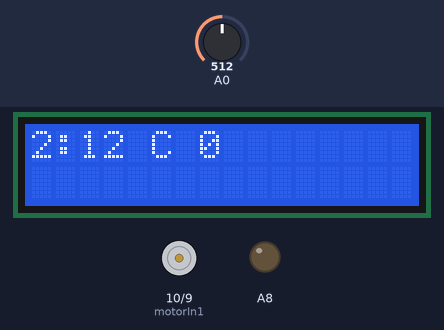
A sketch run on a simulated Arduino Mega 2560, built with avr-gcc and run on an emulated ATmega2560. On the bench: 16×2 character LCD, motor-driver pin pairs drawn as motors (green arrow = first pin HIGH = forward, orange = second pin HIGH = backward, longer = more drive, scaled by the enable pin), output pins drawn as LEDs (lit = HIGH). The test bench sets the inputs (shaded band); at power-on: A0 = 512. The local clock reads 2024-03-15 10:24:30 at power-on unless the sketch sets it; what the sketch prints to the serial monitor is not drawn.

Above: at 0.4 s.
At 60.4 s:
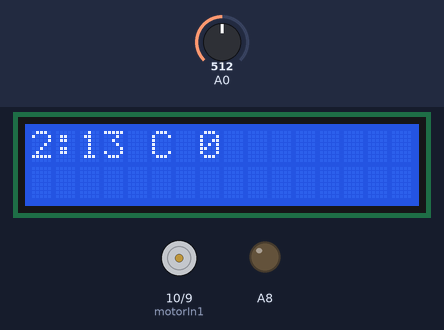
At 120.1 s:
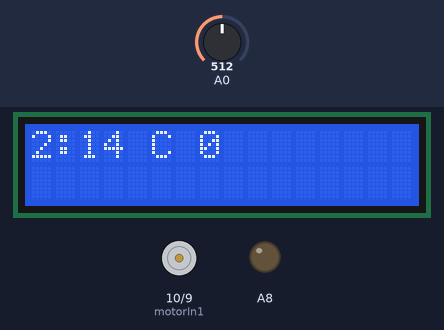

Measured:
- what the display in image 0 shows lasts 60.0 s, from 0.3 s to 60.3 s
- what the display in image 1 shows lasts 59.8 s, from 60.3 s to 120.1 s

The sketch:

Project_3.ino
```cpp
#include "arduinoFFT.h"
#include "uRTCLib.h"
#include <LiquidCrystal.h>

#define NUM_SAMPLES 128                // Number of points for FFT. Must be a power of 2. Max 128 for Arduino Uno.
#define SAMPLING_FREQ 2100             // Sampling frequency, based on Nyquist theorem (must be at least 2 times the highest expected frequency).

// uRTCLib rtc;
uRTCLib rtc(0x68);

arduinoFFT fft = arduinoFFT();         // Create an instance of the arduinoFFT library.

unsigned int samplingPeriod;
unsigned long currentTime;

double realValues[NUM_SAMPLES];       // Array to hold real values of the signal.
double imagValues[NUM_SAMPLES];       // Array to hold imaginary values of the signal.

int motorIn1 = 10;
int motorIn2 = 9;
int motorSpeed = 8;

String rotation = "C";
String speedStr = "0";
int speed;
int timeHour;
int timeMinute;
char str[16];
int domFrequency;

//Initialize LCD pins: LCD RS pin to digital pin 12, LCD Enable pin to digital pin 11, LCD D4 pin to digital pin 5
//LCD D5 pin to digital pin 4, LCD D6 pin to digital pin 3, and LCD D7 pin to digital pin 2
LiquidCrystal lcd(12, 11, 5, 4, 3, 2);

String temp;

// Interrupt code inspired by: https://deepbluembedded.com/arduino-timer-interrupts/
void interruptSetup(){

  TCCR1A = 0;           // Init Timer1
  TCCR1B = 0;           // Init Timer1
  TCCR1B |= B00000011;  // Prescalar = 64

  // Value of 250000 creates an interrupt every second given the prescalar of 64 and the frequency
  OCR1A = 250000;        // Timer CompareA Register

  TIMSK1 |= B00000010;  // Enable Timer COMPA Interrupt

}

void setup() {

  // Setup pins
  pinMode(motorIn1, OUTPUT);
  pinMode(motorIn2, OUTPUT);
  pinMode(A8, OUTPUT);

  // Setup motor
  digitalWrite(motorIn1, LOW);
  digitalWrite(motorIn2, LOW);
  analogWrite(motorSpeed, 0);

  // set up the LCD's number of columns and rows:
  lcd.begin(16, 2);

  // Setup serial connection
  Serial.begin(9600);

  // Setup wire
  URTCLIB_WIRE.begin();

  //rtc.set(second, minute, hour, dayOfWeek, dayOfMonth, month, year)
  rtc.set(0, 12, 2, 5, 7, 12, 23);
  //rtc.enableBattery();

  // Setup an interrupt for every second
  interruptSetup();

  samplingPeriod = round(1000000.0 / SAMPLING_FREQ); // Calculate sampling period in microseconds.

}

void loop() {

  rtc.refresh();

  for (int i = 0; i < NUM_SAMPLES; i++) {
    currentTime = micros();       // Record the current time.

    realValues[i] = analogRead(0); // Read the value from analog pin 0 (A0) and store it as a real term.
    imagValues[i] = 0;            // Set the imaginary term to 0.

    // Wait until the next sampling period.
    while (micros() < (currentTime + samplingPeriod)) {
        // Do nothing - wait for the sampling period to elapse.
    }
  }

  // Perform FFT on the collected samples.
  fft.Windowing(realValues, NUM_SAMPLES, FFT_WIN_TYP_BLACKMAN_HARRIS, FFT_FORWARD);
  fft.Compute(realValues, imagValues, NUM_SAMPLES, FFT_FORWARD);
  fft.ComplexToMagnitude(realValues, imagValues, NUM_SAMPLES);

  // Find the dominant frequency and print it.
  double dominantFrequency = fft.MajorPeak(realValues, NUM_SAMPLES, SAMPLING_FREQ);
  domFrequency = (int)dominantFrequency;
  //Serial.println(dominantFrequency); // Print out the most dominant frequency.
  //speed 0 -> 1/2
  if((domFrequency >= 257) && (domFrequency <= 267) && (speedStr == "0"))
  {
    speedStr = "1/2";
    speed = 127;
    //lcd.print(" 1/2 ");
  }
  //speed 1/2 -> 3/4
  else if(domFrequency >= 257 && domFrequency <= 267 && speedStr == "1/2")
  {
    speedStr = "3/4";
    speed = 191;
    //lcd.print(" 3/4 ");
  }
  //speed 3/4 -> Full
  else if(domFrequency >= 257 && domFrequency <= 267 && speedStr == "3/4")
  {
    speedStr = "Full";
    speed = 255;
    //lcd.print(" Full ");
  }
  //speed Full -> Full
  else if(domFrequency >= 257 && domFrequency <= 267 && speedStr == "Full")
  {
    speedStr = "Full";
    speed = 255;
    //lcd.print(" Full");
  }
  //speed Full -> 3/4
  if((domFrequency > 431) && (domFrequency) < 449 && (speedStr == "Full"))
  {
    speedStr = "3/4";
    speed = 191;
    //lcd.print(" 3/4 ");
  }
  //speed 3/4 -> 1/2
  else if((domFrequency > 431) && (domFrequency < 449) && (speedStr == "3/4"))
  {
    speedStr = "1/2";
    speed = 127;
    //lcd.print(" 1/2 ");
  }
  //speed 1/2 -> 0
  else if((domFrequency > 431) && (domFrequency < 449) && (speedStr == "1/2"))
  {
    speedStr = "0";
    speed = 0;
    //lcd.print(" 0 ");
  }
  //C -> CC
  if((domFrequency > 431) && (domFrequency < 449) && (speedStr == "0") && (rotation == "C"))
  {
    rotation = "CC";
    speedStr = "0";
    speed = 0;
    //lcd.print(" 0 ");
  }
  //CC -> C
  else if((domFrequency > 431) && (domFrequency < 449) && (speedStr == "0") && (rotation == "CC"))
  {
    rotation = "C";
    speedStr = "0";
    speed = 0;
    //lcd.print(" 0 ");
  }

  if(rotation == "C")
  {
    digitalWrite(motorIn1, HIGH);
    digitalWrite(motorIn2, LOW);
    //lcd.print("C");
  }
  else if(rotation == "CC")
  {
    digitalWrite(motorIn1, LOW);
    digitalWrite(motorIn2, HIGH);
    //lcd.print("CC");
  }
  //set motor speed
  Serial.println(speed);
  analogWrite(8, speed);

  timeHour = rtc.hour();
  timeMinute = rtc.minute();

  delay(1000); // Delay for visualization purposes or other operations.
  // Script stops here. Hardware reset might be required for further execution.
}

// Executes every second
ISR(TIMER1_COMPA_vect)
{

  temp = String(rtc.hour()) + ":" + String(rtc.minute()) + " " + String(rotation) + " " + speedStr + " ";
  lcd.print(temp);
  lcd.setCursor(0, 0);

}
```
